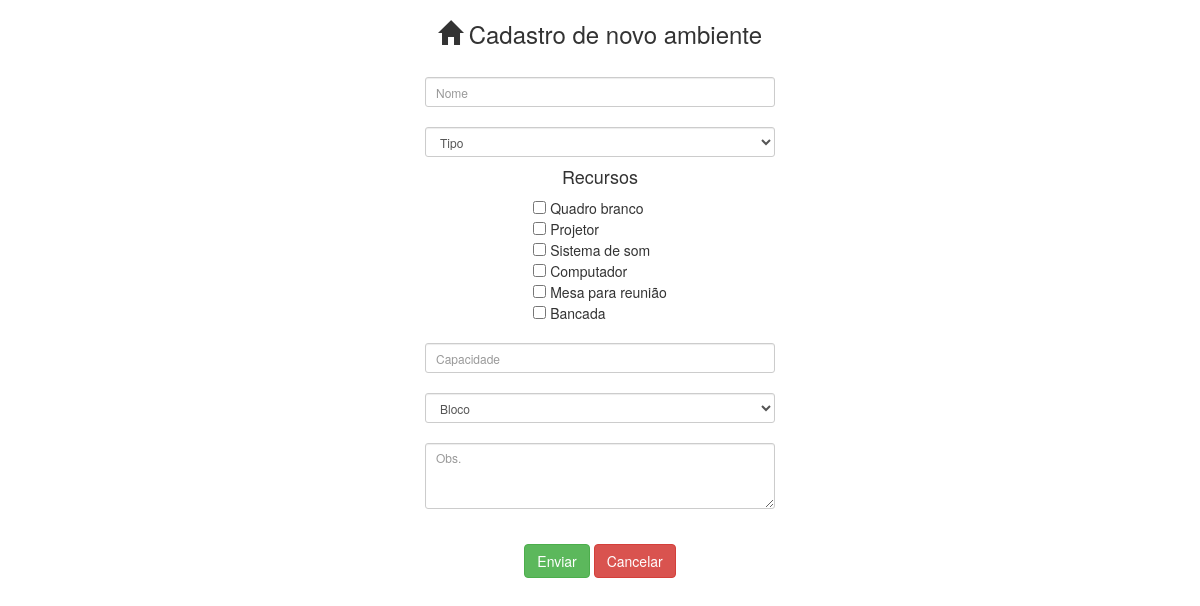
Page /admin/cadastra_ambiente.php on the committed database.
### tables this page shows
CREATE TABLE IF NOT EXISTS `recursos` (
  `id` int(5) NOT NULL AUTO_INCREMENT,
  `nome` varchar(50) DEFAULT NULL,
  PRIMARY KEY (`id`)
);

### admin/cadastra_ambiente.php (the view, shortened to what this page needs)
<!DOCTYPE HTML>
<html lang="pt-BR">
	<head>
		<link href="../css/bootstrap.min.css" rel="stylesheet">
		<link href="../css/estilo.css" rel="stylesheet">
	</head>
	<div class="main">
		<form method="POST" action="">
			<center><h3><span class="glyphicon glyphicon-home" aria-hidden="true"></span> Cadastro de novo ambiente</h3></center><br>
			<div class="form-group">
				<input type="text" class="form-control input-sm" name="nome" placeholder="Nome" title="Nome" required><br>
				<?php
					require "../class_sala.php";
				?>
				<select class="form-control input-sm" name="tipo">
				<?php
  					echo '<option>Tipo</option>';
  				?>
				</select>
				<table align="center">
					<tr><td colspan="2" align="center"><h4>Recursos</h4></td></tr>
					<?php
						$select = 'SELECT recursos.id, recursos.nome FROM recursos ORDER BY id ASC';
						$retorno = mysql_query($select) or die (mysql_error());
						$i=0;
						while ($result = mysql_fetch_assoc($retorno))
						{
							echo "<tr id=".$result['nome'].">";
							echo "<td><input type='checkbox' id=cb".$result['nome']." name='recursos".$i++."' value=".$result['id'].">&nbsp;".$result['nome']."</td>";
							echo "</tr>";
						}
					?>
				</table>
				<br>
				<input type="text" class="form-control input-sm" name="capacidade" placeholder="Capacidade" title="Capacidade" required><br>
				<select class="form-control input-sm" name="bloco">
				<?php
      				echo '<option>Bloco</option>';
      			?>
				</select><br>
				<textarea class="form-control input-sm" rows="3" name="obs" placeholder="Obs."></textarea><br>
			</div>
			<center>
				<button type="submit" name="enviar" class="btn btn-success">Enviar</button>
				<a href="../inicio.php"><button type="button" class="btn btn-danger">Cancelar</button></a>
			</center>
		</form>
	</div>
</html>

### css/estilo.css (style rules this page uses)
div.main { width: 350px; height: 100%; margin: 0 auto; }

### rows in the picture
recursos: nome "Quadro branco"
recursos: nome "Projetor"
recursos: nome "Sistema de som"
recursos: nome "Computador"
recursos: nome "Mesa para reunião"
recursos: nome "Bancada"
